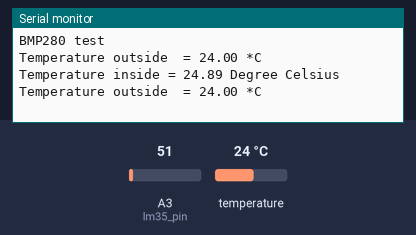
This sketch was run on a simulated Arduino Uno, built with avr-gcc and run on an emulated ATmega328P. On the bench: the last lines printed to the serial monitor. The test bench sets the inputs (shaded band); at power-on: temperature 24 °C, A3 (lm35_pin) = 51.

Above: at 3.8 s.
3.9 s: temperature set to 12 °C
At 5.6 s:
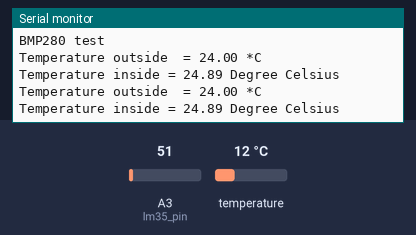
7.8 s: A3 (lm35_pin) set to 61
At 10.0 s:
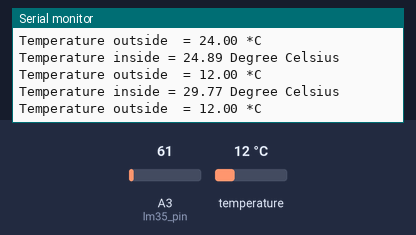
11.7 s: temperature set to 19 °C
At 13.5 s:
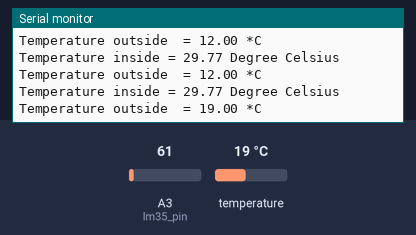
15.6 s: A3 (lm35_pin) set to 71
At 19.5 s:
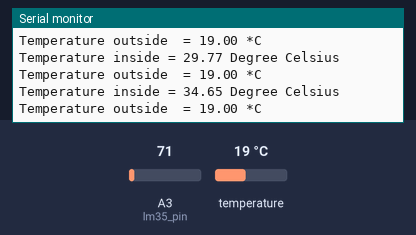
Timing chart, 0 to 20.5 s (numbered marks = the images above; inputs shaded):
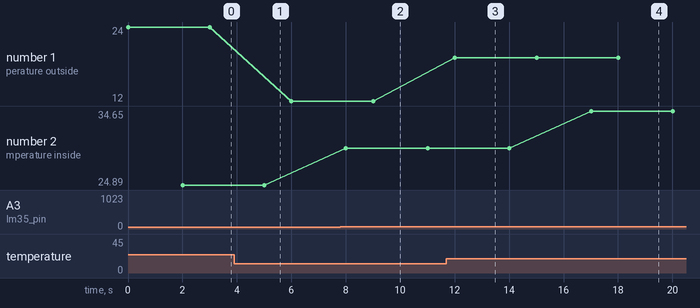

The sketch:

les3testpedro_copy_20240226152636.ino
```cpp
/* This code is to use with Adafruit BMP280           (Metric)
 * It  measures both temperature and pressure and it displays them on the Serial monitor  with the altitude
 * It's a modified version of the Adafruit example code
  * Refer to www.surtrtech.com or SurtrTech Youtube channel
 */

#include  <Adafruit_BMP280.h>
const int lm35_pin = A3;
Adafruit_BMP280 bmp; // I2C Interface

void setup()  {
  Serial.begin(9600);
  Serial.println(F("BMP280 test"));

  if  (!bmp.begin(0x76)) {
    Serial.println(F("Could not find a valid BMP280 sensor,  check wiring!"));
    while (1);
  }

  /* Default settings from datasheet.  */
  bmp.setSampling(Adafruit_BMP280::MODE_NORMAL,     /* Operating Mode. */
                  Adafruit_BMP280::SAMPLING_X2,     /* Temp. oversampling */
                  Adafruit_BMP280::SAMPLING_X16,    /* Pressure oversampling */
                  Adafruit_BMP280::FILTER_X16,      /* Filtering. */
                  Adafruit_BMP280::STANDBY_MS_500);  /* Standby time. */
}

void loop() {
    Serial.print(F("Temperature outside  = "));
    Serial.print(bmp.readTemperature());
    Serial.println(" *C");


    Serial.println();
    delay(2000);
 int temp_adc_val;
  float temp_val;
  temp_adc_val = analogRead(lm35_pin);	/* Read Temperature */
  temp_val = (temp_adc_val * 4.88);	/* Convert adc value to equivalent voltage */
  temp_val = (temp_val/10);	/* LM35 gives output of 10mv/°C */
  Serial.print("Temperature inside = ");
  Serial.print(temp_val);
  Serial.print(" Degree Celsius\n");
  delay(1000);
}
```

Measured:
- after the input at 7.8 s, the serial monitor: prints a new line after 0.21 s (image 2)
- after the input at 11.7 s, the serial monitor: prints a new line after 0.31 s (image 3)
- after the input at 15.6 s, the serial monitor: prints a new line after 1.4 s (image 4)
- plotted number 1: 24 → 12 after the input at 3.9 s, 12 → 19 after the input at 11.7 s
- plotted number 2: 24.89 → 29.77 after the input at 7.8 s, 29.77 → 34.65 after the input at 15.6 s
